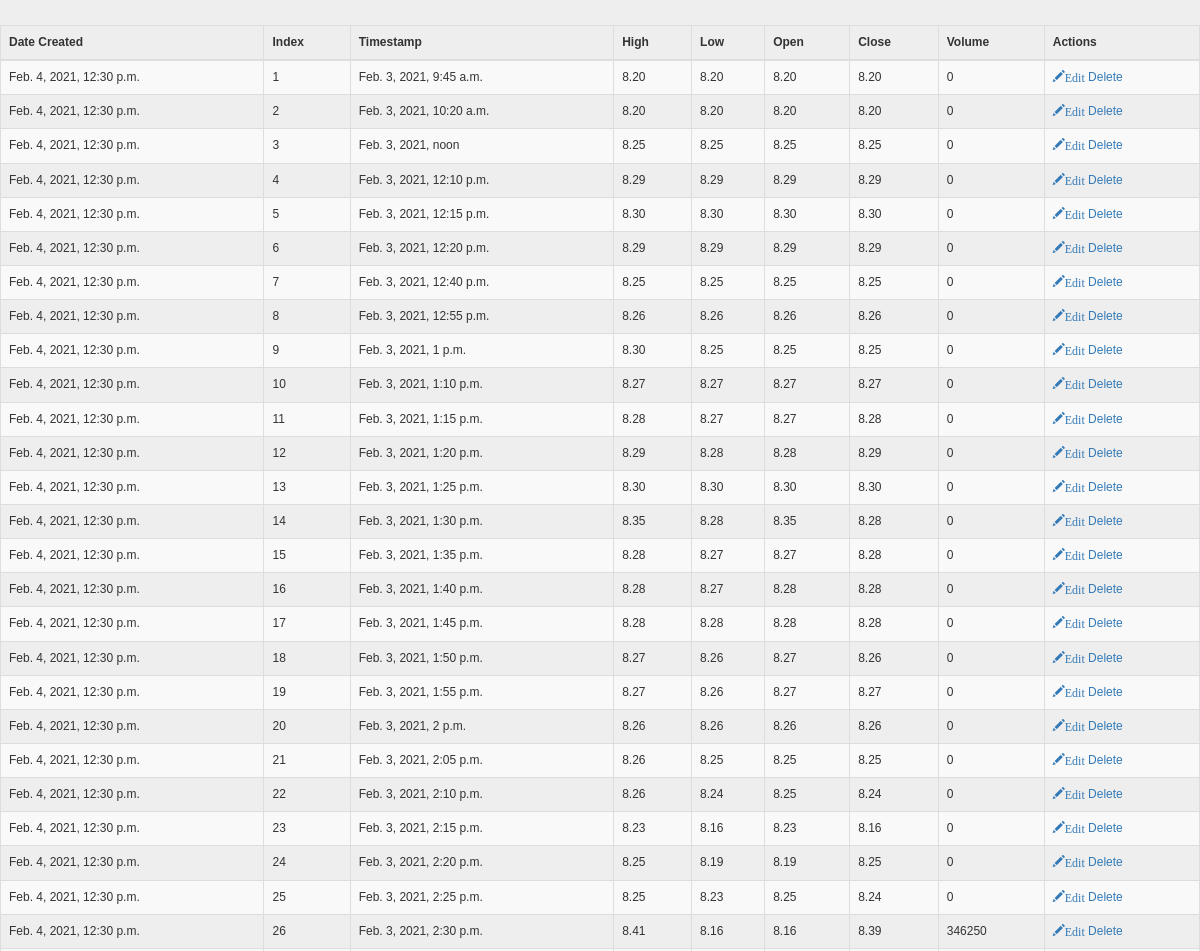
Before: / (upper part) with the older database file.
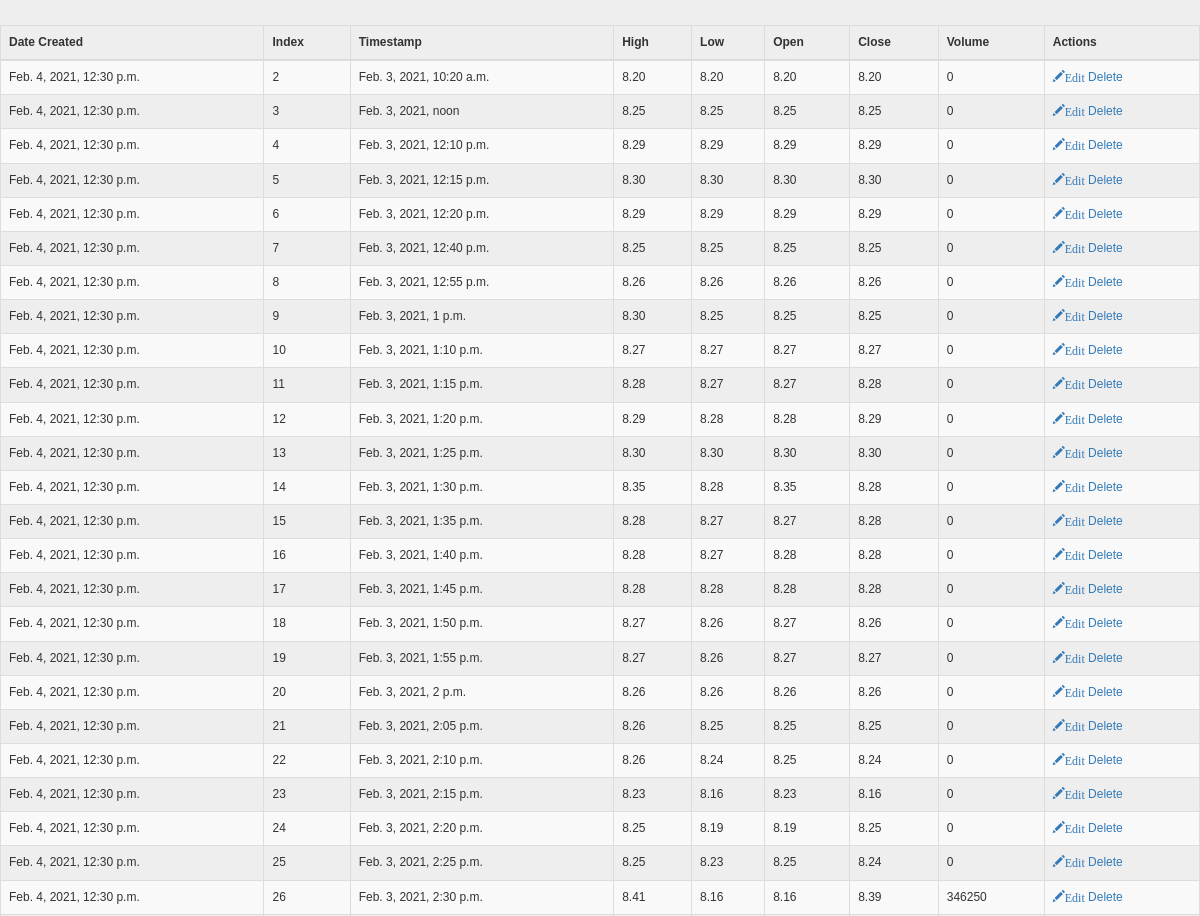
After: the same page with the newer database file.
### Statistics/models.py (models this page shows)
class YearlyTable(models.Model):
    productdate = models.DateTimeField(auto_now_add=True,auto_now=False)
    index = models.IntegerField()
    timestamp = models.DateTimeField()
    high = models.DecimalField(decimal_places=2, max_digits=7)
    low = models.DecimalField(decimal_places=2, max_digits=7)
    open = models.DecimalField(decimal_places=2, max_digits=7)
    close = models.DecimalField(decimal_places=2, max_digits=7)
    volume = models.BigIntegerField()

### Statistics/views.py (the view)
# urls.py: path('', views.show),
def show(request):
    records = YearlyTable.objects.all().order_by('index')
    return render(request,"show.html",{'records':records})

### Statistics/Templates/show.html (shortened to what this page needs)
<!DOCTYPE html>
<html lang="en">
<head>
    <link rel="stylesheet" href="https://maxcdn.bootstrapcdn.com/bootstrap/3.4.1/css/bootstrap.min.css">
</head>
<body>
<table class="table table-striped table-bordered table-sm">
    <thead class="thead-dark">
    <tr>
        <th>Date Created</th>
        <th>Index</th>
        <th>Timestamp</th>
        <th>High</th>
        <th>Low</th>
        <th>Open</th>
        <th>Close</th>
        <th>Volume</th>
        <th>Actions</th>
    </tr>
    </thead>
    <tbody>
{% for record in records %}
    <tr>
        <td>{{ record.productdate }}</td>
        <td>{{ record.index }}</td>
        <td>{{ record.timestamp }}</td>
        <td>{{ record.high }}</td>
        <td>{{ record.low }}</td>
        <td>{{ record.open }}</td>
        <td>{{ record.close }}</td>
        <td>{{ record.volume }}</td>
        <td>
            <a href="/edit/{{ record.index }}"><span class="glyphicon glyphicon-pencil" >Edit</span></a>
            <a href="/delete/{{ record.index }}">Delete</a>
        </td>
    </tr>
{% endfor %}
    </tbody>
</table>
<br>
<br>
</body>
</html>

### Statistics/Templates/show.html (style rules this page uses)
body { font:12px/1.4 Verdana,Arial; background:#eee; height:100%; margin:25px 0; padding:0 }

Changed rows visible on the page:
removed YearlyTable: productdate "Feb. 4, 2021, 12:30 p.m.", index "1", timestamp "Feb. 3, 2021, 9:45 a.m.", high "8.20", low "8.20", open "8.20", close "8.20", volume "0"
